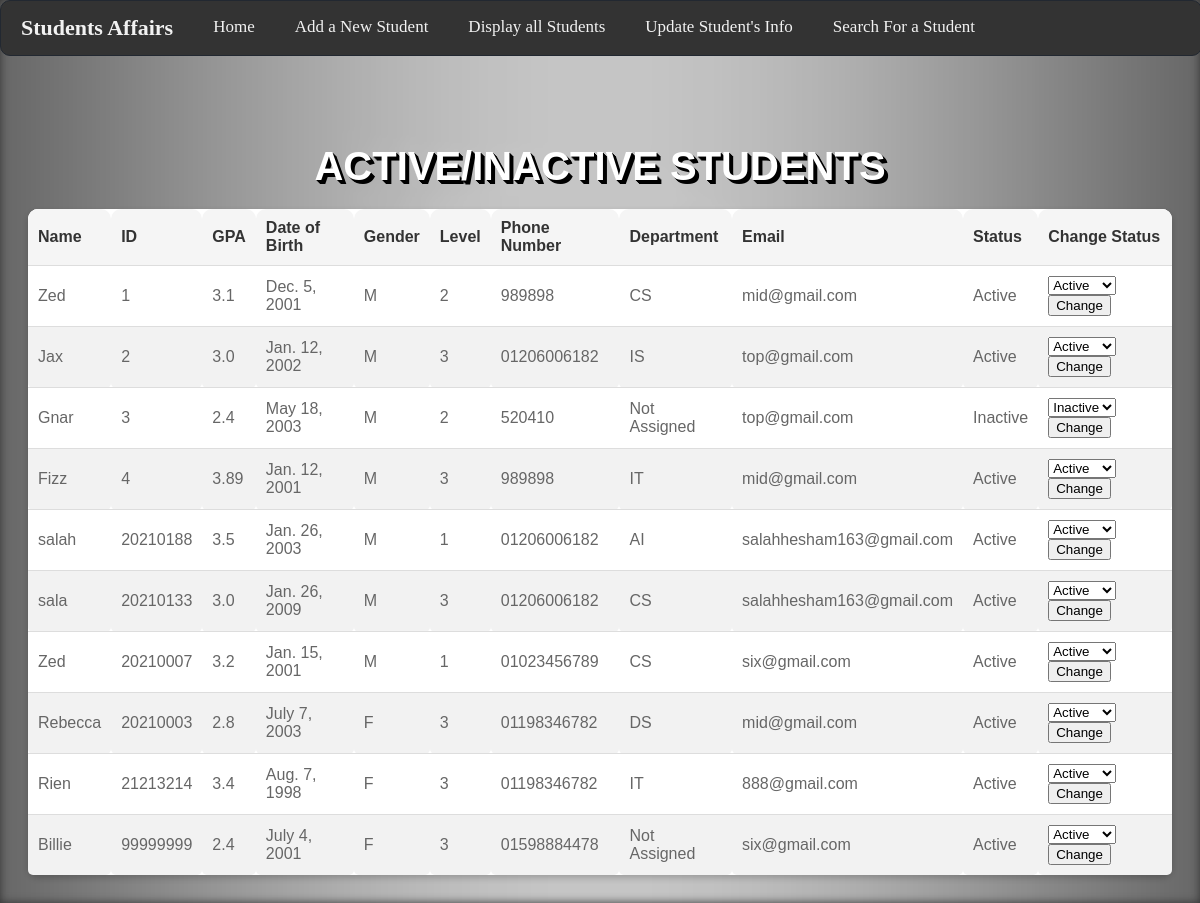
Page /display_students/ on the committed database.
### Student/models.py (models this page shows)
class Student(models.Model):
    ID = models.CharField(max_length=255, primary_key=True)
    name = models.CharField(max_length=255)
    GPA = models.FloatField()
    birthDate = models.DateField()
    gender = models.CharField(max_length=1)
    level = models.IntegerField(validators=[MaxValueValidator(4), MinValueValidator(1)])
    status = models.CharField(max_length=8, default='Active')
    department = models.CharField(max_length=3)
    email = models.CharField(max_length=255)
    mobilePhone = models.CharField(max_length=255)

### Student/views.py (the view)
# urls.py: path('display_students/', views.display_students, name='display_students'),
@csrf_exempt
def display_students(request):
    students = Student.objects.all()
    return render(request, 'DisplayAllStudents.html', {'students': students})

### Student/templates/DisplayAllStudents.html (shortened to what this page needs)
{% extends 'base.html' %}
{% load static %}
{% block content %}
<div class="unique-container">
    <h1 class="Header1">Active/Inactive Students</h1>
    <table id="tb">
        <thead>
            <tr>
                <th>Name</th>
                <th>ID</th>
                <th>GPA</th>
                <th>Date of Birth</th>
                <th>Gender</th>
                <th>Level</th>
                <th>Phone Number</th>
                <th>Department</th>
                <th>Email</th>
                <th>Status</th>
                <th>Change Status</th>
            </tr>
        </thead>
        <tbody>
            {% for student in students %}
            <tr>
                <td>{{ student.name }}</td>
                <td>{{ student.ID }}</td>
                <td>{{ student.GPA }}</td>
                <td>{{ student.birthDate }}</td>
                <td>{{ student.gender }}</td>
                <td>{{ student.level }}</td>
                <td>{{ student.mobilePhone }}</td>
                <td> {% if student.department == "-" %}
                    Not Assigned
                    {% else %}
                    {{ student.department }}
                    {% endif %}</td>
                <td>{{ student.email }}</td>
                <td>{{ student.status }}</td>
                <td>
                    <form method="POST" action="{% url 'change_status' student.ID %}">
                        <select name="status">
                            <option value="Active" {% if student.status == 'Active' %}selected{% endif %}>Active</option>
                            <option value="Inactive" {% if student.status == 'Inactive' %}selected{% endif %}>Inactive</option>
                        </select>
                        <button type="submit">Change</button>
                    </form>
                </td>
            </tr>
            {% endfor %}
        </tbody>
    </table>
</div>
{% endblock %}

### Student/templates/base.html (shortened to what this page needs)
{% load static %}
<!DOCTYPE html>
<html>
<head>
    <link rel="stylesheet" href="{% static 'CSS/style.css' %}">
</head>
<body>
    <div class="topnav">
        <label>Students Affairs</label>
        <a href="/home">Home</a>
        <a href="/add_student">Add a New Student</a>
        <a href="/display_students">Display all Students</a>
        <a href="/update_student">Update Student's Info</a>
        <a href="/search_for_student">Search For a Student</a>
    </div>
    <br><br>
    {% block content %}{% endblock %}
</body>
</html>

### Student/static/CSS/style.css (style rules this page uses)
.Header1 { margin: 80px 0 10px 0; font-size: 40px; font-family: 'Montserrat', sans-serif; text-transform: uppercase; text-shadow: 1px 1px 0px black, 2px 2px 0px black, 3px 3px 0px black, 4px 4px 0px black; text-align: center; margin-bottom: 10px; }
.topnav { font-family: 'Montserrat'; border-radius: 10px; border: 1px solid #222831; position: fixed; background-color: #333; overflow: hidden; width: 100%; height: auto; top: 0px; left: 0px; }
.topnav a { float: left; color: #f2f2f2; text-align: center; padding: 16px 20px; text-decoration: none; font-size: 17px; }
.topnav label { float: left; color: #f2f2f2; text-align: center; padding: 14px 20px; text-decoration: none; font-size: 22px; font-weight: bold; }
table { border-spacing: 0; width: 100%; border-collapse: collapse; margin-top: 20px; background-color: #fff; box-shadow: 0px 3px 6px rgba(0, 0, 0, 0.2); border-radius: 10px; }
th, td { padding: 10px; text-align: left; border-bottom: 1px solid #ddd; color: #666; border-radius: 0; }
th { background-color: #f5f5f5; color: #333; font-weight: bold; border-radius: 10px 10px 0 0; }
tr:last-child td { border-bottom: none; }
table tr:first-child { background-color: #fff; }
table tr:nth-child(even) { background-color: #f2f2f2; }
table tr:nth-child(even) td, table tr:nth-child(odd) td { border-radius: 0 0 5px 5px; }
body { font-family: 'Montserrat', sans-serif; background-color: #333; color: #FFFFFF; }
.unique-container { max-width: 1200px; margin: 0 auto; padding: 20px; }
.update th,td { padding: 10px; text-align: left; }

### rows in the picture
Student: name "Zed", ID "1", GPA "3.1", birthDate "Dec. 5, 2001", gender "M", level "2", mobilePhone "989898", department "CS", email "mid@gmail.com", status "Active"
Student: name "Jax", ID "2", GPA "3.0", birthDate "Jan. 12, 2002", gender "M", level "3", mobilePhone "01206006182", department "IS", email "top@gmail.com", status "Active"
Student: name "Gnar", ID "3", GPA "2.4", birthDate "May 18, 2003", gender "M", level "2", mobilePhone "520410", department "Not Assigned", email "top@gmail.com", status "Inactive"
Student: name "Fizz", ID "4", GPA "3.89", birthDate "Jan. 12, 2001", gender "M", level "3", mobilePhone "989898", department "IT", email "mid@gmail.com", status "Active"
Student: name "salah", ID "20210188", GPA "3.5", birthDate "Jan. 26, 2003", gender "M", level "1", mobilePhone "01206006182", department "AI", email "salahhesham163@gmail.com", status "Active"
Student: name "sala", ID "20210133", GPA "3.0", birthDate "Jan. 26, 2009", gender "M", level "3", mobilePhone "01206006182", department "CS", email "salahhesham163@gmail.com", status "Active"
Student: name "Zed", ID "20210007", GPA "3.2", birthDate "Jan. 15, 2001", gender "M", level "1", mobilePhone "01023456789", department "CS", email "six@gmail.com", status "Active"
Student: name "Rebecca", ID "20210003", GPA "2.8", birthDate "July 7, 2003", gender "F", level "3", mobilePhone "01198346782", department "DS", email "mid@gmail.com", status "Active"
Student: name "Rien", ID "21213214", GPA "3.4", birthDate "Aug. 7, 1998", gender "F", level "3", mobilePhone "01198346782", department "IT", email "888@gmail.com", status "Active"
Student: name "Billie", ID "99999999", GPA "2.4", birthDate "July 4, 2001", gender "F", level "3", mobilePhone "01598884478", department "Not Assigned", email "six@gmail.com", status "Active"
